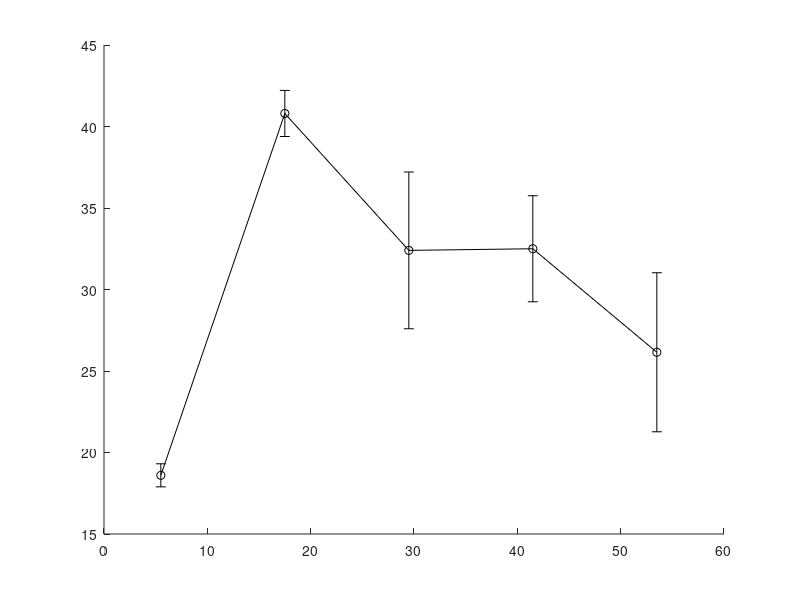

Recreate this plot in MATLAB. (Note: this script raises an error after producing the figure.)
%B16-OT1 Co-culture 9.5.13
%B16s were seeded at different densities (100k, 10k, and 1k per well), then
%pulsed with 100nM OVA in 200uL per well RPMI for 6.5 hours.  At this time, supernatant was
%removed, cells were washed 1x with 100uL PBS, and 10e5 naive OT-1 T cells
%were added to wells in 200uL fresh RPMI.  
%The objectives were: (a) See how different densities of target cells
%affects overall antigenicity, activity, accumulation of IFN-gamma and MHC
%expression.  

%%
%Percent CD69+ over time

%T cells were gated as (1)CFSE+, (2)FSC/SSC, (3)CD8+, (4)DAPI- (5)CD69+

t1=[18.1 8.92 5.49 1.92 1.23 2.12
    19.1 9.1 4.89 1.38 1.55 2.68];

t2=[41.8 22.7 15.4 0.652 0.723 0.831
    39.8 23.4 15.7 0.51 0.737 1.14];

t3=[29 22.6 20.1 0.558 0.625 0.803
    35.8 18.9 11.6 0.331 0.362 0.621];

t4=[30.2 17.9 10.1 0.332 0.616 0.877
    34.8 17.9 6.29 0.418 0.536 0.43];

t5=[22.7 9.92 5.5 0.735 0.506 0.548
    29.6 8.93 4.78 0.883 0.515 0.691];

N1_Ova=[t1(:,1), t2(:,1), t3(:,1), t4(:,1), t5(:,1)]; e1=std(N1_Ova); m1=mean(N1_Ova);
N2_Ova=[t1(:,2), t2(:,2), t3(:,2), t4(:,2), t5(:,2)]; e2=std(N2_Ova); m2=mean(N2_Ova);
N3_Ova=[t1(:,3), t2(:,3), t3(:,3), t4(:,3), t5(:,3)]; e3=std(N3_Ova); m3=mean(N3_Ova);
N1_UP=[t1(:,4), t2(:,4), t3(:,4), t4(:,4), t5(:,4)]; e4=std(N1_UP); m4=mean(N1_UP);
N2_UP=[t1(:,5), t2(:,5), t3(:,5), t4(:,5), t5(:,5)]; e5=std(N2_UP); m5=mean(N2_UP);
N3_UP=[t1(:,6), t2(:,6), t3(:,6), t4(:,6), t5(:,6)]; e6=std(N3_UP); m6=mean(N3_UP);

time=[5.5 17.5 29.5 41.5 53.5];

figure()
hold on
errorbar(time, m1, e1, '-ko', 'markeredgecolor', 'k', 'markerfacecolor', 'r', 'markersize', 8)
errorbar(time, m2, e2, '-ko', 'markeredgecolor', 'k', 'markerfacecolor', 'y', 'markersize', 8)
errorbar(time, m3, e3, '-ko', 'markeredgecolor', 'k', 'markerfacecolor', 'b', 'markersize', 8)
errorbar(time, m4, e4, '--ko', 'markeredgecolor', 'k', 'markerfacecolor', 'r', 'markersize', 8)
errorbar(time, m5, e5, '--ko', 'markeredgecolor', 'k', 'markerfacecolor', 'y', 'markersize', 8)
errorbar(time, m6, e6, '--ko', 'markeredgecolor', 'k', 'markerfacecolor', 'b', 'markersize', 8)
set(gca, 'Fontsize', 20, 'xgrid', 'on', 'ygrid', 'on')
set(gcf, 'color', 'w')
xlabel('Time, (hours)')
ylabel('%CD69+')
legend('10e5 B16 + OVA', '10e4 B16', '10e3 B16', '10e5 B16, Unpulsed', '10e4 B16', '10e3 B16')
title('Percent of OT1 CD69+ over time')
box on

%%

%Percent of OT1 cells alive over time

t1=[92.1 93.6 91.3 94.1 93.1 93.9
    93.2 92.4 92.8 93.1 91.9 90.2];

t2=[94.6 93.4 93.1 94.6 91.7 91.6
    94.4 92.4 91.4 94.3 92.2 88.7];

t3=[88.5 90.4 87.9 86.5 81.4 74
    89.9 88.5 85.6 87.5 80.2 76.2];

t4=[89.9 87.5 79.1 72 92.5 67.7
    90.9 94.8 90.7 79.4 90.8 89.5];

t5=[84.2 85.4 70.2 63.1 77 65.2
    89.3 84 74.4 64.9 69.5 64.8];

N1_Ova=[t1(:,1), t2(:,1), t3(:,1), t4(:,1), t5(:,1)]; e1=std(N1_Ova); m1=mean(N1_Ova);
N2_Ova=[t1(:,2), t2(:,2), t3(:,2), t4(:,2), t5(:,2)]; e2=std(N2_Ova); m2=mean(N2_Ova);
N3_Ova=[t1(:,3), t2(:,3), t3(:,3), t4(:,3), t5(:,3)]; e3=std(N3_Ova); m3=mean(N3_Ova);
N1_UP=[t1(:,4), t2(:,4), t3(:,4), t4(:,4), t5(:,4)]; e4=std(N1_UP); m4=mean(N1_UP);
N2_UP=[t1(:,5), t2(:,5), t3(:,5), t4(:,5), t5(:,5)]; e5=std(N2_UP); m5=mean(N2_UP);
N3_UP=[t1(:,6), t2(:,6), t3(:,6), t4(:,6), t5(:,6)]; e6=std(N3_UP); m6=mean(N3_UP);

time=[5.5 17.5 29.5 41.5 53.5];

figure()
hold on
errorbar(time, m1, e1, '-ko', 'markeredgecolor', 'k', 'markerfacecolor', 'r', 'markersize', 8)
errorbar(time, m2, e2, '-ko', 'markeredgecolor', 'k', 'markerfacecolor', 'y', 'markersize', 8)
errorbar(time, m3, e3, '-ko', 'markeredgecolor', 'k', 'markerfacecolor', 'b', 'markersize', 8)
errorbar(time, m4, e4, '--ko', 'markeredgecolor', 'k', 'markerfacecolor', 'r', 'markersize', 8)
errorbar(time, m5, e5, '--ko', 'markeredgecolor', 'k', 'markerfacecolor', 'y', 'markersize', 8)
errorbar(time, m6, e6, '--ko', 'markeredgecolor', 'k', 'markerfacecolor', 'b', 'markersize', 8)
set(gca, 'Fontsize', 20, 'xgrid', 'on', 'ygrid', 'on')
set(gcf, 'color', 'w')
xlabel('Time, (hours)')
ylabel('%Alive')
legend('10e5 B16 + OVA', '10e4 B16', '10e3 B16', '10e5 B16, Unpulsed', '10e4 B16', '10e3 B16')
title('Percent of OT1 alive over time')
box on

%%
%Percent of B16s alive over time

%B16s were gated by (1)CFSE-, (2)SSC hi, (3)Alive

t1=[97.7 91.5 84 97.8 92.8 90.9
    97.2 93.9 70.7 95.6 92.7 73.9];

t2=[97.2 94.8 76.5 98.1 91.2 80.6
    96.7 90.3 60 97.8 92.8 74.7];

t3=[94.5 94.2 77.1 98.6 95.1 87.1
    93.7 92.4 81.7 97.5 92.1 75.9];

t4=[95.5 96 88.2 96 28.4 88 
    96.8 94.9 87.2 97.7 98.2 91.1];

t5=[92 95.5 90.4 95.6 97.1 91.9
    93.3 95 93.2 96.7 96.5 90.7];

N1_Ova=[t1(:,1), t2(:,1), t3(:,1), t4(:,1), t5(:,1)]; e1=std(N1_Ova); m1=mean(N1_Ova);
N2_Ova=[t1(:,2), t2(:,2), t3(:,2), t4(:,2), t5(:,2)]; e2=std(N2_Ova); m2=mean(N2_Ova);
N3_Ova=[t1(:,3), t2(:,3), t3(:,3), t4(:,3), t5(:,3)]; e3=std(N3_Ova); m3=mean(N3_Ova);
N1_UP=[t1(:,4), t2(:,4), t3(:,4), t4(:,4), t5(:,4)]; e4=std(N1_UP); m4=mean(N1_UP);
N2_UP=[t1(:,5), t2(:,5), t3(:,5), t4(:,5), t5(:,5)]; e5=std(N2_UP); m5=mean(N2_UP);
N3_UP=[t1(:,6), t2(:,6), t3(:,6), t4(:,6), t5(:,6)]; e6=std(N3_UP); m6=mean(N3_UP);

time=[5.5 17.5 29.5 41.5 53.5];

figure()
hold on
errorbar(time, m1, e1, '-ko', 'markeredgecolor', 'k', 'markerfacecolor', 'r', 'markersize', 8)
errorbar(time, m2, e2, '-ko', 'markeredgecolor', 'k', 'markerfacecolor', 'y', 'markersize', 8)
errorbar(time, m3, e3, '-ko', 'markeredgecolor', 'k', 'markerfacecolor', 'b', 'markersize', 8)
errorbar(time, m4, e4, '--ko', 'markeredgecolor', 'k', 'markerfacecolor', 'r', 'markersize', 8)
errorbar(time, m5, e5, '--ko', 'markeredgecolor', 'k', 'markerfacecolor', 'y', 'markersize', 8)
errorbar(time, m6, e6, '--ko', 'markeredgecolor', 'k', 'markerfacecolor', 'b', 'markersize', 8)
set(gca, 'Fontsize', 20, 'xgrid', 'on', 'ygrid', 'on', 'ylim', [0 100])
set(gcf, 'color', 'w')
xlabel('Time, (hours)')
ylabel('% alive')
legend('10e5 B16 + OVA', '10e4 B16', '10e3 B16', '10e5 B16, Unpulsed', '10e4 B16', '10e3 B16')
title('% of B16 alive over time')
box on
%%%GMFI of MHC for B16 cells over time

%B16s were gated by (1)CFSE-, (2)SSC hi, (3)Alive

t1=[929 859 583 974 1023 442
    972 847 491 858 856 492];

t2=[16638 11859 1103 1013 698 464
    11936 9178 851 1045 646 661];

t3=[41730 53543 2337 1497 610 476
    45003 24315 822 1458 581 451];

t4=[76525 68087 4033 1714 421 544
    64445 69588 1604 1382 528 511];

t5=[80831 1.07e5 7003 1917 642 505
    64946 91367 2182 1387 547 575];

N1_Ova=[t1(:,1), t2(:,1), t3(:,1), t4(:,1), t5(:,1)]; e1_M=std(N1_Ova); m1_M=mean(N1_Ova);
N2_Ova=[t1(:,2), t2(:,2), t3(:,2), t4(:,2), t5(:,2)]; e2_M=std(N2_Ova); m2_M=mean(N2_Ova);
N3_Ova=[t1(:,3), t2(:,3), t3(:,3), t4(:,3), t5(:,3)]; e3_M=std(N3_Ova); m3_M=mean(N3_Ova);
N1_UP=[t1(:,4), t2(:,4), t3(:,4), t4(:,4), t5(:,4)]; e4_M=std(N1_UP); m4_M=mean(N1_UP);
N2_UP=[t1(:,5), t2(:,5), t3(:,5), t4(:,5), t5(:,5)]; e5_M=std(N2_UP); m5_M=mean(N2_UP);
N3_UP=[t1(:,6), t2(:,6), t3(:,6), t4(:,6), t5(:,6)]; e6_M=std(N3_UP); m6_M=mean(N3_UP);

time=[5.5 17.5 29.5 41.5 53.5];

figure()
hold on
errorbar(time, m1_M, e1_M, '-ko', 'markeredgecolor', 'k', 'markerfacecolor', 'r', 'markersize', 8)
errorbar(time, m2_M, e2_M, '-ko', 'markeredgecolor', 'k', 'markerfacecolor', 'y', 'markersize', 8)
errorbar(time, m3_M, e3_M, '-ko', 'markeredgecolor', 'k', 'markerfacecolor', 'b', 'markersize', 8)
errorbar(time, m4_M, e4_M, '--ko', 'markeredgecolor', 'k', 'markerfacecolor', 'r', 'markersize', 8)
errorbar(time, m5_M, e5_M, '--ko', 'markeredgecolor', 'k', 'markerfacecolor', 'y', 'markersize', 8)
errorbar(time, m6_M, e6_M, '--ko', 'markeredgecolor', 'k', 'markerfacecolor', 'b', 'markersize', 8)
set(gca, 'Fontsize', 20, 'xgrid', 'on', 'ygrid', 'on', 'yscale', 'log', 'ylim', [10e1 10e4])
set(gcf, 'color', 'w')
xlabel('Time, (hours)')
ylabel('log H-2K^b GMFI')
legend('10e5 B16 + OVA', '10e4 B16', '10e3 B16', '10e5 B16, Unpulsed', '10e4 B16', '10e3 B16')
title('MHC Expression over time')
box on

%%

%GMFI Ova

%B16s were gated by (1)CFSE-, (2)SSC hi, (3)Alive

t1=[362 368 285 384 368 142
    364 396 207 318 315 324];

t2=[538 600 338 360 406 236
    496 511 222 343 392 313];

t3=[988 1766 458 399 425 248
    896 964 198 387 380 287];

t4=[1989 2734 414 216 286 292
    1567 2758 202 238 312 267];

t5=[1690 5282 562 320 396 291
    1474 3802 422 302 390 363];

N1_Ova=[t1(:,1), t2(:,1), t3(:,1), t4(:,1), t5(:,1)]; e1=std(N1_Ova); m1=mean(N1_Ova);
N2_Ova=[t1(:,2), t2(:,2), t3(:,2), t4(:,2), t5(:,2)]; e2=std(N2_Ova); m2=mean(N2_Ova);
N3_Ova=[t1(:,3), t2(:,3), t3(:,3), t4(:,3), t5(:,3)]; e3=std(N3_Ova); m3=mean(N3_Ova);
N1_UP=[t1(:,4), t2(:,4), t3(:,4), t4(:,4), t5(:,4)]; e4=std(N1_UP); m4=mean(N1_UP);
N2_UP=[t1(:,5), t2(:,5), t3(:,5), t4(:,5), t5(:,5)]; e5=std(N2_UP); m5=mean(N2_UP);
N3_UP=[t1(:,6), t2(:,6), t3(:,6), t4(:,6), t5(:,6)]; e6=std(N3_UP); m6=mean(N3_UP);

N1_Norm=m1-m4;
N2_Norm=m2-m5;
N3_Norm=m3-m6;

time=[5.5 17.5 29.5 41.5 53.5];

figure()
hold on
errorbar(time, m1, e1, '-ko', 'markeredgecolor', 'k', 'markerfacecolor', 'r', 'markersize', 8)
errorbar(time, m2, e2, '-ko', 'markeredgecolor', 'k', 'markerfacecolor', 'y', 'markersize', 8)
errorbar(time, m3, e3, '-ko', 'markeredgecolor', 'k', 'markerfacecolor', 'b', 'markersize', 8)
errorbar(time, m4, e4, '--ko', 'markeredgecolor', 'k', 'markerfacecolor', 'r', 'markersize', 8)
errorbar(time, m5, e5, '--ko', 'markeredgecolor', 'k', 'markerfacecolor', 'y', 'markersize', 8)
errorbar(time, m6, e6, '--ko', 'markeredgecolor', 'k', 'markerfacecolor', 'b', 'markersize', 8)
set(gca, 'Fontsize', 20, 'xgrid', 'on', 'ygrid', 'on', 'yscale', 'log')
set(gcf, 'color', 'w')
xlabel('Time, (hours)')
ylabel('log K^b-OVA')
legend('10e5 B16 + OVA', '10e4 B16', '10e3 B16', '10e5 B16, Unpulsed', '10e4 B16', '10e3 B16')
title('B16 Ova presentation over time')
box on

figure()
hold on
plot(m1_M,N1_Norm, '-ko', 'markeredgecolor', 'k', 'markerfacecolor', 'r', 'markersize', 8)
plot(m2_M,N2_Norm, '-ko', 'markeredgecolor', 'k', 'markerfacecolor', 'y', 'markersize', 8)
plot(m3_M,N3_Norm, '-ko', 'markeredgecolor', 'k', 'markerfacecolor', 'b', 'markersize', 8)
set(gca, 'Fontsize', 20, 'xgrid', 'on', 'ygrid', 'on', 'yscale', 'log', 'xscale', 'log')
set(gcf, 'color', 'w')
xlabel('log H-2K^b')
ylabel('log Normalized K^b-OVA')
legend('10e5 B16', '10e4 B16', '10e3 B16')
box on
title('Background subtracted K^b-OVA versus MHC')

figure()
hold on
plot(mhcgamma1_m, gamma1_norm, '-ko', 'markeredgecolor', 'k', 'markerfacecolor', 'r', 'markersize', 8)
plot(mhcgamma2_m, gamma2_norm, '-ko', 'markeredgecolor', 'k', 'markerfacecolor', [1 0.5 0], 'markersize', 8)
plot(mhcgamma3_m, gamma3_norm, '-ko', 'markeredgecolor', 'k', 'markerfacecolor', 'y', 'markersize', 8)
plot(mhcgamma4_m, gamma4_norm, '-ko', 'markeredgecolor', 'k', 'markerfacecolor', 'g', 'markersize', 8)
plot(mhcgamma5_m, gamma5_norm, '-ko', 'markeredgecolor', 'k', 'markerfacecolor', 'b', 'markersize', 8)
plot(mhcgamma6_m, gamma6_norm, '-ko', 'markeredgecolor', 'k', 'markerfacecolor', 'c', 'markersize', 8)
plot(m1_M,N1_Norm, '-ko', 'markeredgecolor', 'k', 'markerfacecolor', 'r', 'markersize', 8)
plot(m2_M,N2_Norm, '-ko', 'markeredgecolor', 'k', 'markerfacecolor', 'y', 'markersize', 8)
plot(m3_M,N3_Norm, '-ko', 'markeredgecolor', 'k', 'markerfacecolor', 'b', 'markersize', 8)
set(gca, 'Fontsize', 20, 'yscale', 'log', 'xscale', 'log', 'xgrid', 'on', 'ygrid', 'on')
set(gcf, 'color', 'w')
xlabel('log H-2Kb GMFI')
ylabel('log Normalized Kb-OVA GMFI')
legend('10nM IFN-\gamma', '1nM', '100pM', '10pM', '1pM', '0')
title('Normalized Kb-OVA*MHC fluorescence')
box on

%%
%Number of alive OT1s (proliferation) per 50k events.  Counts of OT1 were
%enumerated then normalized to collection of 50k events.  

t1=[4541 6600 7086 4903 6723 6683
    4072 5251 5806 3256 5540 3848];

t2=[9565 10802 12109 7822 10578 11367
    8324 7853 9325 8133 11064 7795];

t3=[7256 11062 9716 6091 10647 6975 
    7251 10181 9502 4988 9795 8056];

t4=[8992 11399 9880 6170 8681 7699
    5307 8835 8037 3588 5500 7708];

t5=[7735 11594 8452 4287 6031 6566
    7932 10153 6742 2887 5537 5569];

N1_Ova=[t1(:,1), t2(:,1), t3(:,1), t4(:,1), t5(:,1)]; e1=std(N1_Ova); m1=mean(N1_Ova);
N2_Ova=[t1(:,2), t2(:,2), t3(:,2), t4(:,2), t5(:,2)]; e2=std(N2_Ova); m2=mean(N2_Ova);
N3_Ova=[t1(:,3), t2(:,3), t3(:,3), t4(:,3), t5(:,3)]; e3=std(N3_Ova); m3=mean(N3_Ova);
N1_UP=[t1(:,4), t2(:,4), t3(:,4), t4(:,4), t5(:,4)]; e4=std(N1_UP); m4=mean(N1_UP);
N2_UP=[t1(:,5), t2(:,5), t3(:,5), t4(:,5), t5(:,5)]; e5=std(N2_UP); m5=mean(N2_UP);
N3_UP=[t1(:,6), t2(:,6), t3(:,6), t4(:,6), t5(:,6)]; e6=std(N3_UP); m6=mean(N3_UP);

time=[5.5 17.5 29.5 41.5 53.5];

figure()
hold on
errorbar(time, m1, e1, '-ko', 'markeredgecolor', 'k', 'markerfacecolor', 'r', 'markersize', 8)
errorbar(time, m2, e2, '-ko', 'markeredgecolor', 'k', 'markerfacecolor', 'y', 'markersize', 8)
errorbar(time, m3, e3, '-ko', 'markeredgecolor', 'k', 'markerfacecolor', 'b', 'markersize', 8)
errorbar(time, m4, e4, '--ko', 'markeredgecolor', 'k', 'markerfacecolor', 'r', 'markersize', 8)
errorbar(time, m5, e5, '--ko', 'markeredgecolor', 'k', 'markerfacecolor', 'y', 'markersize', 8)
errorbar(time, m6, e6, '--ko', 'markeredgecolor', 'k', 'markerfacecolor', 'b', 'markersize', 8)
set(gca, 'Fontsize', 20, 'xgrid', 'on', 'ygrid', 'on', 'yscale', 'log')
set(gcf, 'color', 'w')
xlabel('Time, (hours)')
ylabel('log Alive OT-1 per 50k events')
legend('10e5 B16 + OVA', '10e4 B16', '10e3 B16', '10e5 B16, Unpulsed', '10e4 B16', '10e3 B16')
title('Number of living OT1 over time')
box on

%%

%Number of OT1s activated (CD69+) per 50k events.  Counts of OT1 were
%enumerated then normalized to collection of 50k events.  

t1=[822.1 588.5 389.2 94.0 83.0 142.0
    778.0 478.0 284.0 45.0 86.0 103.0];


t2=[3997.0 2451.5 1868.5 51.0 76.5 94.5
    3314.5 1834.0 1468.5 41.5 81.5 89.0];

t3=[2107.0 2501.0 1957.5 34.0 66.5 56.0
    2596.5 1928.5 1100.5 16.5 35.5 50.0];

t4=[2712.5 2042.0 1000.5 20.5 53.5 67.5
    1848.5 1577.3 505.2 15.0 29.5 33.1];

t5=[1752.7 1150.0 465.0 31.5 30.5 36.0
    2344.5 906.5 322.5 25.5 28.5 38.5];

N1_Ova=[t1(:,1), t2(:,1), t3(:,1), t4(:,1), t5(:,1)]; e1=std(N1_Ova); m1=mean(N1_Ova);
N2_Ova=[t1(:,2), t2(:,2), t3(:,2), t4(:,2), t5(:,2)]; e2=std(N2_Ova); m2=mean(N2_Ova);
N3_Ova=[t1(:,3), t2(:,3), t3(:,3), t4(:,3), t5(:,3)]; e3=std(N3_Ova); m3=mean(N3_Ova);
N1_UP=[t1(:,4), t2(:,4), t3(:,4), t4(:,4), t5(:,4)]; e4=std(N1_UP); m4=mean(N1_UP);
N2_UP=[t1(:,5), t2(:,5), t3(:,5), t4(:,5), t5(:,5)]; e5=std(N2_UP); m5=mean(N2_UP);
N3_UP=[t1(:,6), t2(:,6), t3(:,6), t4(:,6), t5(:,6)]; e6=std(N3_UP); m6=mean(N3_UP);

time=[5.5 17.5 29.5 41.5 53.5];

figure()
hold on
errorbar(time, m1, e1, '-ko', 'markeredgecolor', 'k', 'markerfacecolor', 'r', 'markersize', 8)
errorbar(time, m2, e2, '-ko', 'markeredgecolor', 'k', 'markerfacecolor', 'y', 'markersize', 8)
errorbar(time, m3, e3, '-ko', 'markeredgecolor', 'k', 'markerfacecolor', 'b', 'markersize', 8)
errorbar(time, m4, e4, '--ko', 'markeredgecolor', 'k', 'markerfacecolor', 'r', 'markersize', 8)
errorbar(time, m5, e5, '--ko', 'markeredgecolor', 'k', 'markerfacecolor', 'y', 'markersize', 8)
errorbar(time, m6, e6, '--ko', 'markeredgecolor', 'k', 'markerfacecolor', 'b', 'markersize', 8)
set(gca, 'Fontsize', 20, 'xgrid', 'on', 'ygrid', 'on', 'yscale', 'log')
set(gcf, 'color', 'w')
xlabel('Time, (hours)')
ylabel('log CD69+ OT-1 per 50k events')
legend('10e5 B16 + OVA', '10e4 B16', '10e3 B16', '10e5 B16, Unpulsed', '10e4 B16', '10e3 B16')
title('Number of activated OT1 over time')
box on

%Try and see how much IfN-g is made per activated T cells
%Experimental values - for H-2Kb

Exp=[1753 1238 877 973 1186 1399 
     2262 1293 1121 1232 1255 1410
     12591 6483 1674 1423 1480 1438
     10779 4437 1787 1535 1107 1396
     32459 17461 3657 1475 1348 1314
     35585 14002 1900 1604 1223 1221
     41374 12452 2433 1390 1177 1141
     36458 10024 1464 1203 1206 1267
     29735 16478 2286 1808 1503 1673
     33951 18665 1693 1483 1320 1361];
 
 %Values from fitted standard curve
T=46132;
B=1205;
E=2.1e-10;

gamma=(Exp-B)./(T-Exp).*E; %interpolate IFN-gamma concentrations from standard curve

gamma=gamma*2; %all supernatants were diluted 2 fold for experiment

time=[5.5 17.5 29.5 41.5 53.5];

N1=[gamma(1:2,1), gamma(3:4,1), gamma(5:6,1), gamma(7:8,1), gamma(9:10,1)];
eN1=std(N1);
mN1=mean(N1);

norm_N1=mN1./m1;

N2=[gamma(1:2,2), gamma(3:4,2), gamma(5:6,2), gamma(7:8,2), gamma(9:10,2)];
eN2=std(N2);
mN2=mean(N2);

norm_N2=mN2./m2;

N3=[gamma(1:2,3), gamma(3:4,3), gamma(5:6,3), gamma(7:8,3), gamma(9:10,3)];
eN3=std(N3);
mN3=mean(N3);

norm_N3=mN3./m3;

N1_UP=[gamma(1:2,4), gamma(3:4,4), gamma(5:6,4), gamma(7:8,4), gamma(9:10,4)];
eN1UP=std(N1_UP);
mN1UP=mean(N1_UP);

norm_N4=mN1UP./m4;

N2_UP=[gamma(1:2,5), gamma(3:4,5), gamma(5:6,5), gamma(7:8,5), gamma(9:10,5)];
eN2UP=std(N2_UP);
mN2UP=mean(N2_UP);

norm_N5=mN2UP./m5;

N3_UP=[gamma(1:2,6), gamma(3:4,6), gamma(5:6,6), gamma(7:8,6), gamma(9:10,6)];
eN3UP=std(N3_UP);
mN3UP=mean(N3_UP);

norm_N6=mN3UP./m6;

figure()
hold on
plot(time, norm_N1, '-ko', 'markeredgecolor', 'k', 'markerfacecolor', 'r', 'markersize', 8)
plot(time, norm_N2, '-ko', 'markeredgecolor', 'k', 'markerfacecolor', 'y', 'markersize', 8)
plot(time, norm_N3, '-ko', 'markeredgecolor', 'k', 'markerfacecolor', 'b', 'markersize', 8)
set(gca, 'Fontsize', 20, 'xgrid', 'on', 'ygrid', 'on', 'yscale', 'log')
set(gcf, 'color', 'w')
xlabel('Time, (hours)')
ylabel('[IFN-\gamma]/CD69+ OT-I')
legend('10e5 B16 + OVA', '10e4 B16', '10e3 B16')
title('IFN-\gamma secretion normalized to number of activated T cells')
box on

%%
%Frequency of OT1s per CFSE peak 

t1=[98.7	0.218	0.291	0.164
98.7	0.25	0.197	0.273
98.5	0.235	0.329	0.353
98.9	0.204	0.163	0.347
98.7	0.372	0.297	0.327
98.4	0.389	0.419	0.314
98.6	0.123	0.319	0.442
98.4	0.248	0.343	0.362
98.7	0.241	0.344	0.258
98.7	0.123	0.369	0.369
98.5	0.235	0.487	0.199
97.7	0.52	0.364	0.572];

t2=[99.2	0.164	0.0662	0.188
99	0.273	0.153	0.273
99	0.264	0.157	0.211
99.3	0.185	0.102	0.192
99.1	0.312	0.175	0.189
99.1	0.264	0.114	0.255
99.1	0.174	0.0901	0.252
98.8	0.242	0.178	0.299
99	0.3	0.161	0.284
99.2	0.252	0.0615	0.191
98.9	0.276	0.145	0.258
98.5	0.308	0.269	0.359];

t3=[96.6	2.25	0.186	0.365
98.8	0.692	0.0904	0.181
98.8	0.597	0.144	0.211
98.8	0.542	0.0985	0.123
98.9	0.39	0.0845	0.263
98.4	0.437	0.186	0.466
99.1	0.517	0.0552	0.069
98.6	0.859	0.128	0.216
98.6	0.763	0.163	0.205
99.2	0.431	0.0501	0.14
99.2	0.398	0.0868	0.117
98.6	0.478	0.168	0.304];

t4=[80.1	17.1	1.52	0.812
68.9	22.6	6.53	1.32
83.1	12	3.09	1.29
95.6	2.01	1.05	0.827
95.8	1.55	1.2	0.864
93.3	3.17	1.4	1.27
75.3	21.2	1.73	1.16
74.2	19.9	4.49	0.851
88.1	8.08	1.88	1.33
90.4	3.48	2.87	2.12
93.7	3.9	0.945	0.907
92.2	5.49	0.927	0.901];

t5=[66.9	22.3	9.02	0.991
54.7	15.9	15	13.1
79.3	12.1	4.67	3.09
95.7	0.886	0.07	1.08
91.7	7.2	0.182	0.332
88.9	10	0.168	0.388
57.9	27.3	12.7	1.52
58.3	17.9	13.6	9.57
81.2	13.7	2.56	1.76
96.5	1.2	0.139	0.312
90.4	8.43	0.163	0.334
87.9	10.7	0.287	0.431];

N1_Ova=[t1(1,:), t2(1,:), t3(1,:), t4(1,:), t5(1,:)
        t1(7,:), t2(7,:), t3(7,:), t4(7,:), t5(7,:)]; e1=std(N1_Ova); m1=mean(N1_Ova);
e1=reshape(e1, 4,5); m1=reshape(m1, 4,5);

N2_Ova=[t1(2,:), t2(2,:), t3(2,:), t4(2,:), t5(2,:)
        t1(8,:), t2(8,:), t3(8,:), t4(8,:), t5(8,:)]; e2=std(N2_Ova); m2=mean(N2_Ova);
e2=reshape(e2, 4,5); m2=reshape(m2, 4,5);
    
N3_Ova=[t1(3,:), t2(3,:), t3(3,:), t4(3,:), t5(3,:)
        t1(9,:), t2(9,:), t3(9,:), t4(9,:), t5(9,:)]; e3=std(N3_Ova); m3=mean(N3_Ova);
e3=reshape(e3, 4,5); m3=reshape(m3, 4,5);

N1_UP=[t1(4,:), t2(4,:), t3(4,:), t4(4,:), t5(4,:)
       t1(10,:), t2(10,:), t3(10,:), t4(10,:), t5(10,:)]; e4=std(N1_UP); m4=mean(N1_UP);
e4=reshape(e4, 4,5);, m4=reshape(m4, 4,5);   
   
N2_UP=[t1(5,:), t2(5,:), t3(5,:), t4(5,:), t5(5,:)
       t1(11,:), t2(11,:), t3(11,:), t4(11,:), t5(11,:)]; e5=std(N2_UP); m5=mean(N2_UP);
e5=reshape(e5, 4,5); m5=reshape(m5, 4,5);
   
N3_UP=[t1(6,:), t2(6,:), t3(6,:), t4(6,:), t5(6,:)
       t1(12,:), t2(12,:), t3(12,:), t4(12,:), t5(12,:)]; e6=std(N3_UP); m6=mean(N3_UP);
e6=reshape(e6, 4,5); m6=reshape(m6, 4,5);
   
peak=[1 2 3 4];

figure()
subplot(2,3,1)
hold on
errorbar(peak, m1(:,1), e1(:,1), '-ko', 'markeredgecolor', 'k', 'markerfacecolor', 'r', 'markersize', 8)
errorbar(peak, m2(:,1), e2(:,1), '-ko', 'markeredgecolor', 'k', 'markerfacecolor', 'y', 'markersize', 8)
errorbar(peak, m3(:,1), e3(:,1), '-ko', 'markeredgecolor', 'k', 'markerfacecolor', 'b', 'markersize', 8)
set(gca, 'Fontsize', 20)
set(gcf, 'color', 'w')
xlabel('CFSE dilution')
ylabel('Frequency of B16')
legend('10e5 B16 + OVA', '10e4 B16', '10e3 B16')
title('T=5.5hours')
box on
subplot(2,3,2)
hold on
errorbar(peak, m1(:,2), e1(:,2), '-ko', 'markeredgecolor', 'k', 'markerfacecolor', 'r', 'markersize', 8)
errorbar(peak, m2(:,2), e2(:,2), '-ko', 'markeredgecolor', 'k', 'markerfacecolor', 'y', 'markersize', 8)
errorbar(peak, m3(:,2), e3(:,2), '-ko', 'markeredgecolor', 'k', 'markerfacecolor', 'b', 'markersize', 8)
set(gca, 'Fontsize', 20)
set(gcf, 'color', 'w')
xlabel('CFSE dilution')
ylabel('Frequency of B16')
title('T=17.5hours')
box on
subplot(2,3,3)
hold on
errorbar(peak, m1(:,3), e1(:,3), '-ko', 'markeredgecolor', 'k', 'markerfacecolor', 'r', 'markersize', 8)
errorbar(peak, m2(:,3), e2(:,3), '-ko', 'markeredgecolor', 'k', 'markerfacecolor', 'y', 'markersize', 8)
errorbar(peak, m3(:,3), e3(:,3), '-ko', 'markeredgecolor', 'k', 'markerfacecolor', 'b', 'markersize', 8)
set(gca, 'Fontsize', 20)
set(gcf, 'color', 'w')
xlabel('CFSE dilution')
ylabel('Frequency of B16')
title('T=29.5hours')
box on
subplot(2,3,4)
hold on
errorbar(peak, m1(:,4), e1(:,4), '-ko', 'markeredgecolor', 'k', 'markerfacecolor', 'r', 'markersize', 8)
errorbar(peak, m2(:,4), e2(:,4), '-ko', 'markeredgecolor', 'k', 'markerfacecolor', 'y', 'markersize', 8)
errorbar(peak, m3(:,4), e3(:,4), '-ko', 'markeredgecolor', 'k', 'markerfacecolor', 'b', 'markersize', 8)
set(gca, 'Fontsize', 20)
set(gcf, 'color', 'w')
xlabel('CFSE dilution')
ylabel('Frequency of B16')
title('T=41.5hours')
box on
subplot(2,3,5)
hold on
errorbar(peak, m1(:,5), e1(:,5), '-ko', 'markeredgecolor', 'k', 'markerfacecolor', 'r', 'markersize', 8)
errorbar(peak, m2(:,5), e2(:,5), '-ko', 'markeredgecolor', 'k', 'markerfacecolor', 'y', 'markersize', 8)
errorbar(peak, m3(:,5), e3(:,5), '-ko', 'markeredgecolor', 'k', 'markerfacecolor', 'b', 'markersize', 8)
set(gca, 'Fontsize', 20)
set(gcf, 'color', 'w')
xlabel('CFSE dilution')
ylabel('Frequency of B16')
title('T=53.5hours')
box on

%Plot the fraction of cells that have undergone 3 or more divisions at each
%time
figure()
hold on
plot(time, m1(3,:)+m1(4,:), '-ko', 'markeredgecolor', 'k', 'markerfacecolor', 'r', 'markersize', 10)
plot(time, m2(3,:)+m1(4,:), '-ko', 'markeredgecolor', 'k', 'markerfacecolor', 'y', 'markersize', 10)
plot(time, m3(3,:)+m1(4,:), '-ko', 'markeredgecolor', 'k', 'markerfacecolor', 'b', 'markersize', 10)
plot(time, m4(3,:)+m1(4,:), '--ko', 'markeredgecolor', 'k', 'markerfacecolor', 'r', 'markersize', 10)
plot(time, m5(3,:)+m1(4,:), '--ko', 'markeredgecolor', 'k', 'markerfacecolor', 'y', 'markersize', 10)
plot(time, m6(3,:)+m1(4,:), '--ko', 'markeredgecolor', 'k', 'markerfacecolor', 'b', 'markersize', 10)
set(gca, 'Fontsize', 20, 'xgrid', 'on', 'ygrid', 'on')
set(gcf, 'color', 'w')
ylabel('% of live OT-1')
xlabel('Time, (hours)')
box on
legend('10e5 B16 + Ova', '10e4', '10e3', '10e5 Unpulsed', '10e4', '10e3')
title('% of OT-1 having undergone >3 Divisions')
